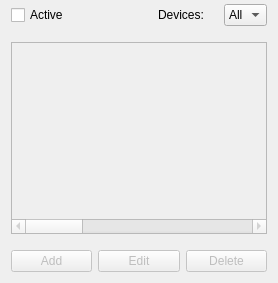
       <widget class="QWidget" name="page_2">
        <layout class="QVBoxLayout" name="verticalLayout_5">
         <property name="topMargin">
          <number>4</number>
         </property>
         <item>
          <layout class="QHBoxLayout" name="horizontalLayout_6">
           <item>
            <widget class="QCheckBox" name="activeCheckBox">
             <property name="text">
              <string>Active</string>
             </property>
            </widget>
           </item>
           <item>
            <layout class="QHBoxLayout" name="horizontalLayout_5">
             <property name="spacing">
              <number>20</number>
             </property>
             <item>
              <spacer name="horizontalSpacer_2">
               <property name="orientation">
                <enum>Qt::Horizontal</enum>
               </property>
               <property name="sizeHint" stdset="0">
                <size>
                 <width>40</width>
                 <height>20</height>
                </size>
               </property>
              </spacer>
             </item>
             <item>
              <widget class="QLabel" name="deivcesLabel">
               <property name="text">
                <string>Devices:</string>
               </property>
              </widget>
             </item>
             <item>
              <widget class="QComboBox" name="devicesComboBox">
               <item>
                <property name="text">
                 <string>All</string>
                </property>
               </item>
              </widget>
             </item>
            </layout>
           </item>
          </layout>
         </item>
         <item>
          <spacer name="verticalSpacer_2">
           <property name="orientation">
            <enum>Qt::Vertical</enum>
           </property>
           <property name="sizeType">
            <enum>QSizePolicy::Fixed</enum>
           </property>
           <property name="sizeHint" stdset="0">
            <size>
             <width>20</width>
             <height>10</height>
            </size>
           </property>
          </spacer>
         </item>
         <item>
          <widget class="QTableWidget" name="autoProfileTableWidget">
           <property name="enabled">
            <bool>false</bool>
           </property>
           <property name="selectionMode">
            <enum>QAbstractItemView::SingleSelection</enum>
           </property>
           <property name="selectionBehavior">
            <enum>QAbstractItemView::SelectRows</enum>
           </property>
           <property name="columnCount">
            <number>8</number>
           </property>
           <attribute name="horizontalHeaderVisible">
            <bool>false</bool>
           </attribute>
           <attribute name="horizontalHeaderCascadingSectionResizes">
            <bool>true</bool>
           </attribute>
           <attribute name="horizontalHeaderDefaultSectionSize">
            <number>100</number>
           </attribute>
           <attribute name="horizontalHeaderShowSortIndicator" stdset="0">
            <bool>false</bool>
           </attribute>
           <attribute name="horizontalHeaderStretchLastSection">
            <bool>true</bool>
           </attribute>
           <attribute name="verticalHeaderVisible">
            <bool>false</bool>
           </attribute>
           <column>
            <property name="text">
             <string>Active</string>
            </property>
           </column>
           <column>
            <property name="text">
             <string>Device</string>
            </property>
           </column>
           <column>
            <property name="text">
             <string>Profile</string>
            </property>
           </column>
           <column>
            <property name="text">
             <string>Class</string>
            </property>
           </column>
           <column>
            <property name="text">
             <string>Title</string>
            </property>
           </column>
           <column>
            <property name="text">
             <string>Program</string>
            </property>
           </column>
           <column>
            <property name="text">
             <string>Default?</string>
            </property>
           </column>
           <column>
            <property name="text">
             <string/>
            </property>
           </column>
          </widget>
         </item>
         <item>
          <spacer name="verticalSpacer_3">
           <property name="orientation">
            <enum>Qt::Vertical</enum>
           </property>
           <property name="sizeType">
            <enum>QSizePolicy::Fixed</enum>
           </property>
           <property name="sizeHint" stdset="0">
            <size>
             <width>20</width>
             <height>10</height>
            </size>
           </property>
          </spacer>
         </item>
         <item>
          <layout class="QHBoxLayout" name="horizontalLayout_7">
           <item>
            <widget class="QPushButton" name="autoProfileAddPushButton">
             <property name="enabled">
              <bool>false</bool>
             </property>
             <property name="text">
              <string>Add</string>
             </property>
             <property name="icon">
              <iconset theme="edit_table_insert_row_below">
               <normaloff>.</normaloff>.</iconset>
             </property>
            </widget>
           </item>
           <item>
            <widget class="QPushButton" name="autoProfileEditPushButton">
             <property name="enabled">
              <bool>false</bool>
             </property>
             <property name="text">
              <string>Edit</string>
             </property>
             <property name="icon">
              <iconset theme="document_edit">
               <normaloff>.</normaloff>.</iconset>
             </property>
            </widget>
           </item>
           <item>
            <widget class="QPushButton" name="autoProfileDeletePushButton">
             <property name="enabled">
              <bool>false</bool>
             </property>
             <property name="text">
              <string>Delete</string>
             </property>
             <property name="icon">
              <iconset theme="edit_table_delete_row">
               <normaloff>.</normaloff>.</iconset>
             </property>
            </widget>
           </item>
          </layout>
         </item>
        </layout>
       </widget>
